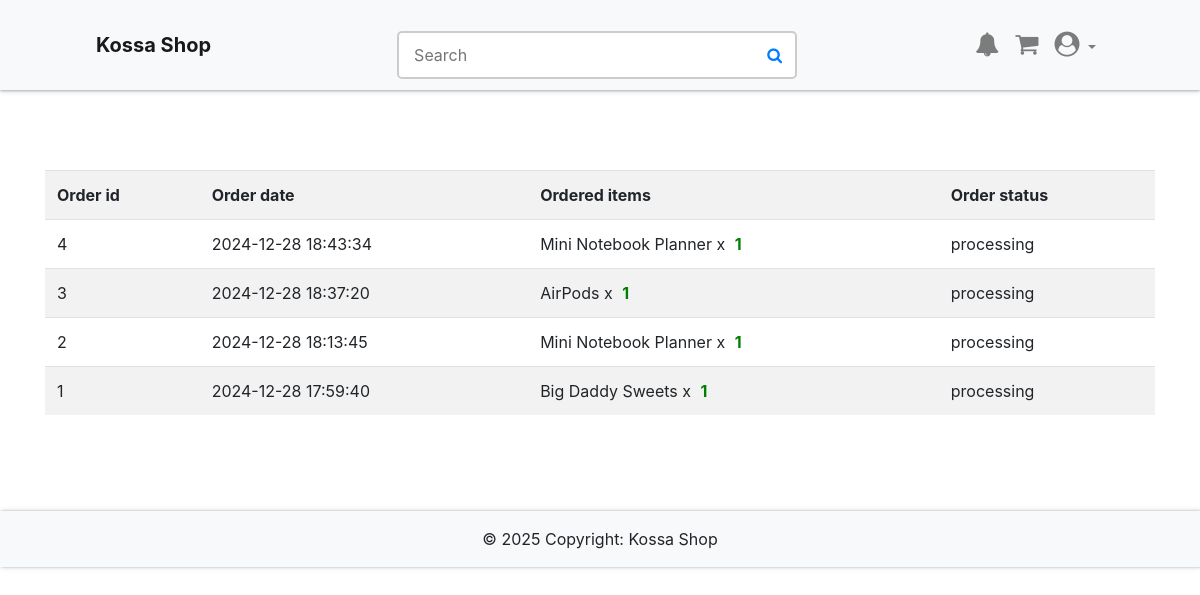
The page /orders (signed in) on the database as committed earlier.
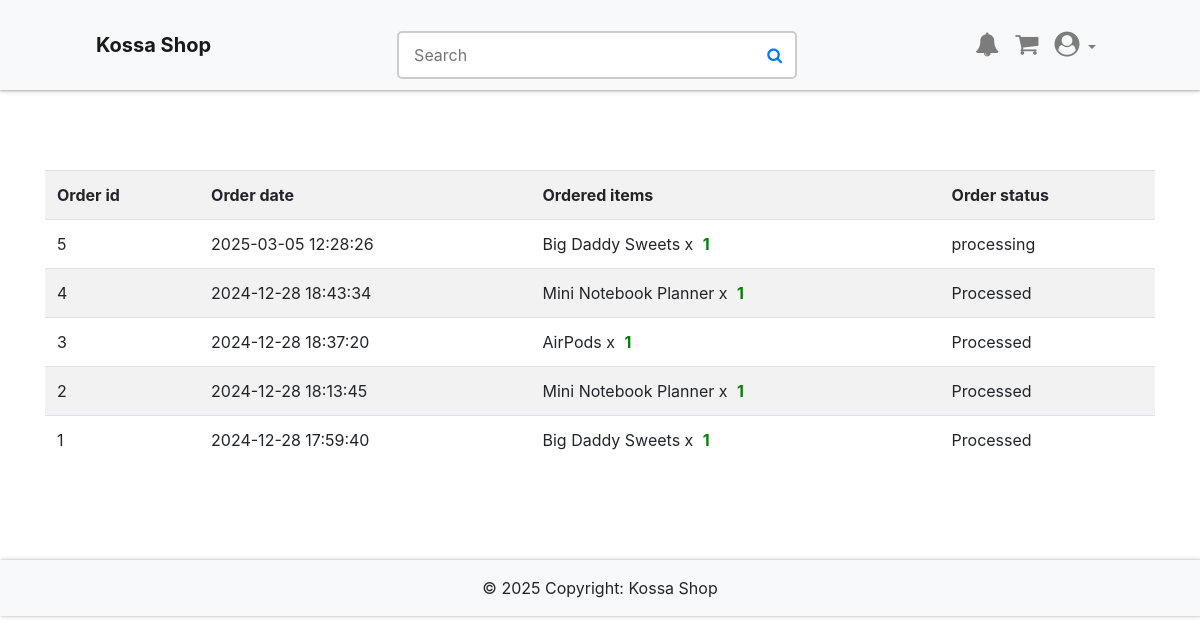
The same page on the database as committed later.
### app/db_models.py (models this page shows)
class Order(db.Model):
    __tablename__ = "orders"
    id = db.Column(db.Integer, primary_key=True)
    uid = db.Column(db.Integer, db.ForeignKey('users.id'), nullable=False)
    date = db.Column(db.DateTime, nullable=False)
    status = db.Column(db.String(50), nullable=False)
    items = db.relationship("Ordered_item", backref="order")
    user = db.relationship('User', back_populates='orders', lazy=True)

class Ordered_item(db.Model):
    __tablename__ = "ordered_items"
    id = db.Column(db.Integer, primary_key=True)
    oid = db.Column(db.Integer, db.ForeignKey('orders.id'), nullable=False)
    itemid = db.Column(db.Integer, db.ForeignKey('items.id'), nullable=False)
    quantity = db.Column(db.Integer, db.ForeignKey('cart.quantity'), nullable=False)

class Item(db.Model):
    __tablename__ = "items"
    id = db.Column(db.Integer, primary_key=True)
    name = db.Column(db.String(100), nullable=False)
    price = db.Column(db.Float, nullable=False)
    category = db.Column(db.Text, nullable=False)
    image = db.Column(db.String(250), nullable=False)
    details = db.Column(db.String(250), nullable=False)
    price_id = db.Column(db.String(250), nullable=False)
    orders = db.relationship("Ordered_item", backref="item")
    in_cart = db.relationship("Cart", backref="item")

### app/__init__.py (the view)
@app.route('/orders')
@login_required
def orders():
	return render_template('orders.html', orders=current_user.orders)

### app/__init__.py (called while the page is built)
@app.context_processor
def inject_now():
	return {'now': datetime.utcnow()}

@login_manager.user_loader
def load_user(user_id):
	return User.query.get(user_id)

### app/templates/orders.html (shortened to what this page needs)
{% extends "base.html" %}
{% block content %}
    {% if not orders %}
		<div class="flash-error">
			You haven't placed any orders yet.<br>
			<a href="{{ url_for('home') }}">Discover new items</a>
		</div>
	{% else %}
    <table class="table table-striped">
        <tr>
            <th>Order id</th>
            <th>Order date</th>
			<th>Ordered items</th>
			<th>Order status</th>
        </tr>
	{% for order in orders | sort(attribute='date', reverse=True) %}
		<tr>
			<td>{{ order.id }}</td>
			<td>{{ order.date.strftime('%Y-%m-%d %H:%M:%S') }}</td>
			<td>
				{% for i in order.items %}
					{{ i.item.name }} x <span class="success">{{ i.quantity }}</span><br>
				{% endfor %}
			</td>
			<td>{{ order.status }}</td>
		</tr>
	{% endfor %}
    </table>
	{% endif %}
{% endblock %}

Rows that differ between the two databases and show on the page:
added Order: id "5", date "2025-03-05 12:28:26", status "processing"
added Ordered_item: item.name "Big Daddy Sweets", quantity "1", shown under "5"
changed Order id 4: status "processing" → "Processed"
changed Order id 3: status "processing" → "Processed"
changed Order id 2: status "processing" → "Processed"
changed Order id 1: status "processing" → "Processed"
